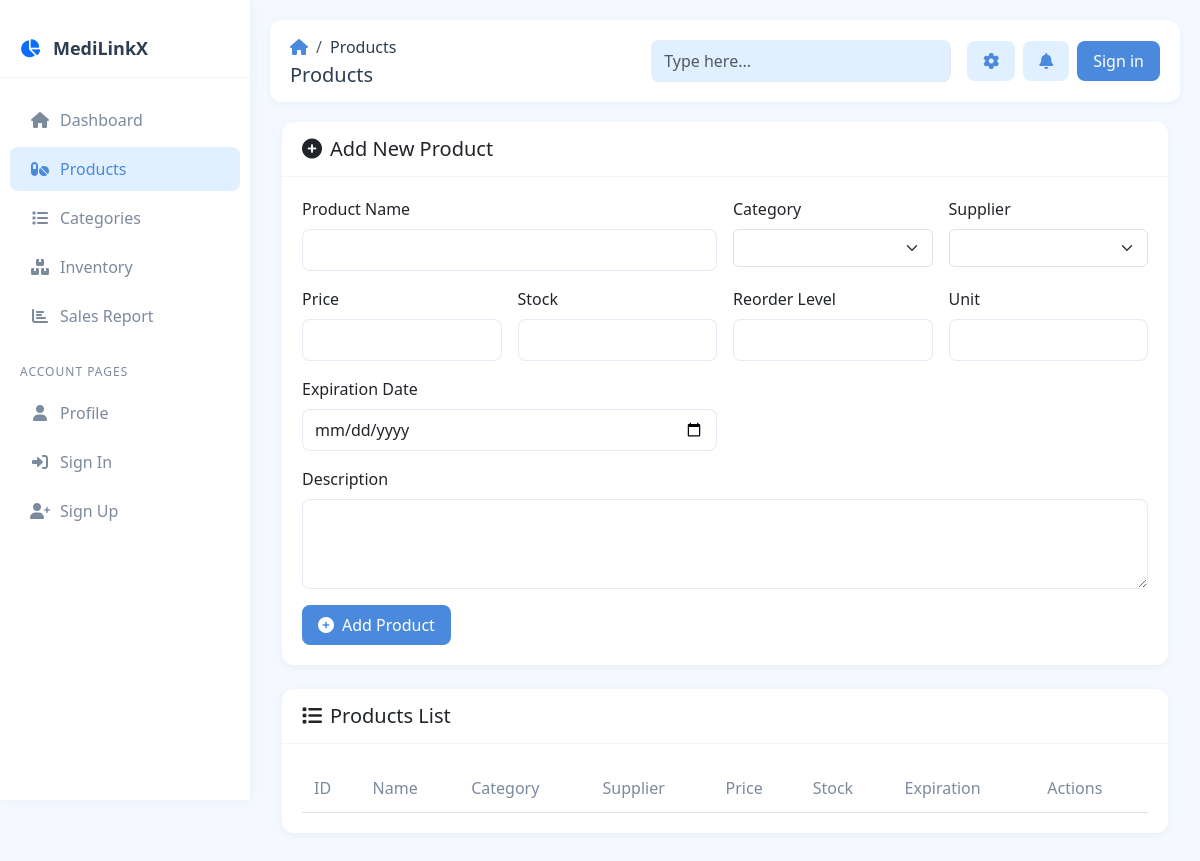
The page /products.php on the database as committed earlier.
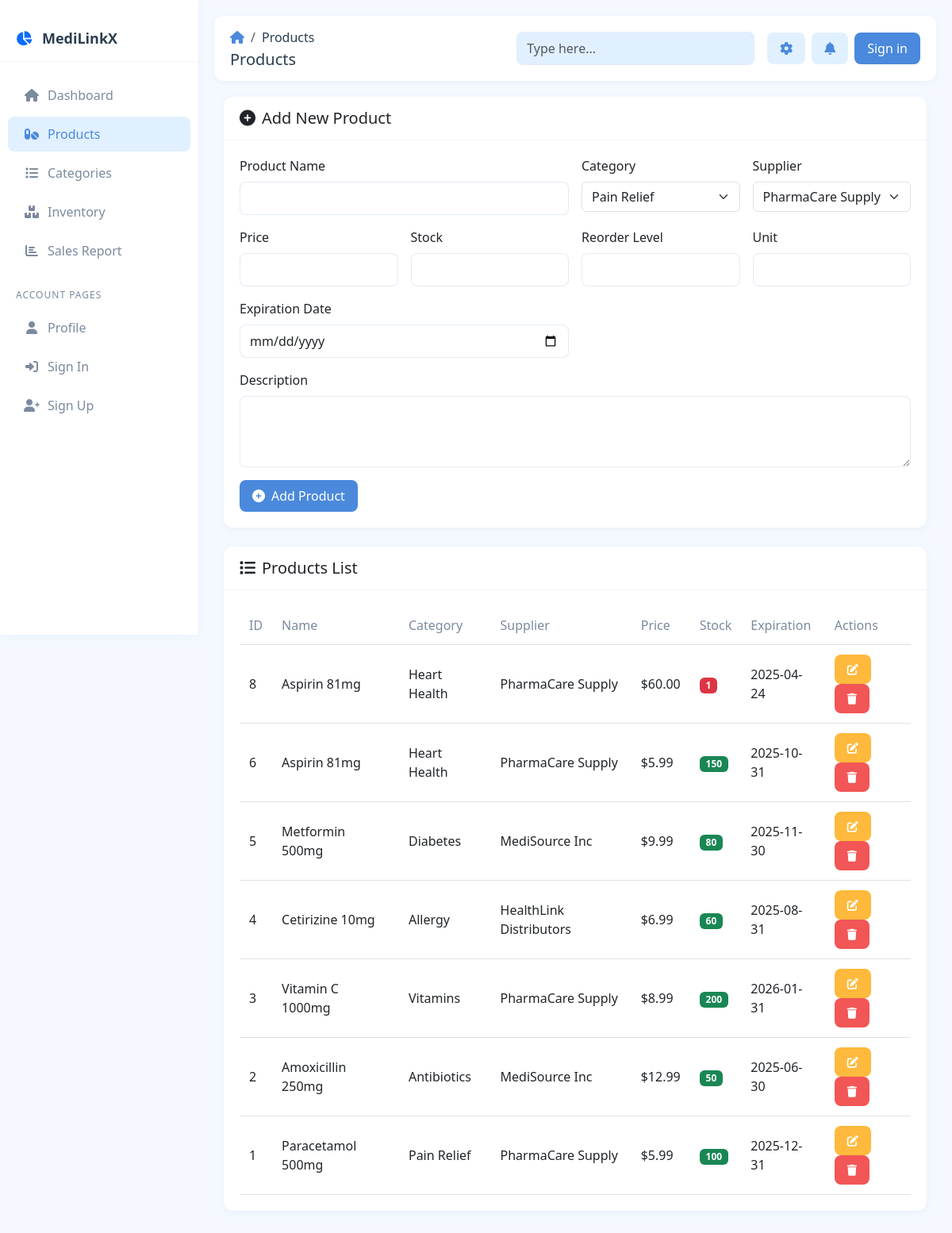
The same page on the database as committed later.
### tables this page shows
CREATE TABLE `products` (
  `product_id` int(11) NOT NULL,
  `category_id` int(11) DEFAULT NULL,
  `supplier_id` int(11) DEFAULT NULL,
  `name` varchar(100) NOT NULL,
  `description` text DEFAULT NULL,
  `stock` int(11) DEFAULT 0,
  `expiration_date` date DEFAULT NULL,
  `reorder_level` int(11) DEFAULT 10,
  `price` decimal(10,2) DEFAULT NULL,
  `unit` varchar(20) DEFAULT NULL,
  `created_at` timestamp NOT NULL DEFAULT current_timestamp()
);

CREATE TABLE `categories` (
  `category_id` int(11) NOT NULL,
  `category_name` varchar(100) NOT NULL,
  `description` text DEFAULT NULL,
  `created_at` timestamp NOT NULL DEFAULT current_timestamp()
);

CREATE TABLE `suppliers` (
  `supplier_id` int(11) NOT NULL,
  `supplier_name` varchar(100) NOT NULL,
  `contact_person` varchar(100) DEFAULT NULL,
  `email` varchar(100) DEFAULT NULL,
  `phone` varchar(20) DEFAULT NULL,
  `address` text DEFAULT NULL,
  `created_at` timestamp NOT NULL DEFAULT current_timestamp()
);

### products.php (the view, shortened to what the changed rows need)
<?php
require_once __DIR__ . '/components/db_connect.php';
function getAllProducts() {
    global $pdo;
    $stmt = $pdo->query("SELECT p.*, c.category_name, s.supplier_name
                         FROM products p
                         LEFT JOIN categories c ON p.category_id = c.category_id
                         LEFT JOIN suppliers s ON p.supplier_id = s.supplier_id
                         ORDER BY p.product_id DESC");
    return $stmt->fetchAll(PDO::FETCH_ASSOC);
}
$products = getAllProducts();
?>
<!DOCTYPE html>
<html lang="en">
<head>
    <link href="https://cdn.jsdelivr.net/npm/bootstrap@5.3.0-alpha1/dist/css/bootstrap.min.css" rel="stylesheet">
    <link rel="stylesheet" href="https://cdnjs.cloudflare.com/ajax/libs/font-awesome/6.0.0/css/all.min.css">
</head>
<body>
    <div class="main-content">
        <div class="container-fluid">
            <div class="card mb-4">
                <div class="card-body">
                    <form method="POST" class="row g-3">
                        <div class="col-md-3">
                            <label class="form-label">Category</label>
                            <select name="category_id" class="form-select" required>
                                <?php
                                $categories = $pdo->query("SELECT * FROM categories")->fetchAll();
                                foreach ($categories as $category) {
                                    echo "<option value='{$category['category_id']}'>{$category['category_name']}</option>";
                                }
                                ?>
                            </select>
                        </div>
                        <div class="col-md-3">
                            <label class="form-label">Supplier</label>
                            <select name="supplier_id" class="form-select" required>
                                <?php
                                $suppliers = $pdo->query("SELECT * FROM suppliers")->fetchAll();
                                foreach ($suppliers as $supplier) {
                                    echo "<option value='{$supplier['supplier_id']}'>{$supplier['supplier_name']}</option>";
                                }
                                ?>
                            </select>
                        </div>
                    </form>
                </div>
            </div>
            <div class="card">
                <div class="card-body">
                    <div class="table-responsive">
                        <table class="table">
                            <thead>
                                <tr>
                                    <th>ID</th>
                                    <th>Name</th>
                                    <th>Category</th>
                                    <th>Supplier</th>
                                    <th>Price</th>
                                    <th>Stock</th>
                                    <th>Expiration</th>
                                    <th>Actions</th>
                                </tr>
                            </thead>
                            <tbody>
                                <?php foreach ($products as $product): ?>
                                <tr>
                                    <td><?= $product['product_id'] ?></td>
                                    <td><?= htmlspecialchars($product['name']) ?></td>
                                    <td><?= htmlspecialchars($product['category_name']) ?></td>
                                    <td><?= htmlspecialchars($product['supplier_name']) ?></td>
                                    <td>$<?= number_format($product['price'], 2) ?></td>
                                    <td>
                                        <span class="badge bg-<?= $product['stock'] <= $product['reorder_level'] ? 'danger' : 'success' ?>">
                                            <?= $product['stock'] ?>
                                        </span>
                                    </td>
                                    <td><?= $product['expiration_date'] ?></td>
                                    <td>
                                        <a href="edit_product.php?id=<?= $product['product_id'] ?>" class="btn btn-sm btn-warning">
                                            <i class="fas fa-edit"></i>
                                        </a>
                                        <a href="?delete=<?= $product['product_id'] ?>" class="btn btn-sm btn-danger"
                                           onclick="return confirm('Are you sure you want to delete this product? This will also delete all related records.')">
                                            <i class="fas fa-trash"></i>
                                        </a>
                                    </td>
                                </tr>
                                <?php endforeach; ?>
                            </tbody>
                        </table>
                    </div>
                </div>
            </div>
        </div>
    </div>
</body>
</html>

Rows that differ between the two databases and show on the page:
added products: product_id "8", name "Aspirin 81mg", category.category_name "Heart Health", supplier.supplier_name "PharmaCare Supply", price "60.00", stock "1", expiration_date "2025-04-24", reorder_level 1 (drawn)
added products: product_id "6", name "Aspirin 81mg", category.category_name "Heart Health", supplier.supplier_name "PharmaCare Supply", price "5.99", stock "150", expiration_date "2025-10-31"
added products: product_id "5", name "Metformin 500mg", category.category_name "Diabetes", supplier.supplier_name "MediSource Inc", price "9.99", stock "80", expiration_date "2025-11-30"
added products: product_id "4", name "Cetirizine 10mg", category.category_name "Allergy", supplier.supplier_name "HealthLink Distributors", price "6.99", stock "60", expiration_date "2025-08-31"
added products: product_id "3", name "Vitamin C 1000mg", category.category_name "Vitamins", supplier.supplier_name "PharmaCare Supply", price "8.99", stock "200", expiration_date "2026-01-31"
added products: product_id "2", name "Amoxicillin 250mg", category.category_name "Antibiotics", supplier.supplier_name "MediSource Inc", price "12.99", stock "50", expiration_date "2025-06-30"
added products: product_id "1", name "Paracetamol 500mg", category.category_name "Pain Relief", supplier.supplier_name "PharmaCare Supply", price "5.99", stock "100", expiration_date "2025-12-31"
Other text that changed with them:
form field category_id: (not shown) → "Pain Relief"
form field supplier_id: (not shown) → "PharmaCare Supply"
